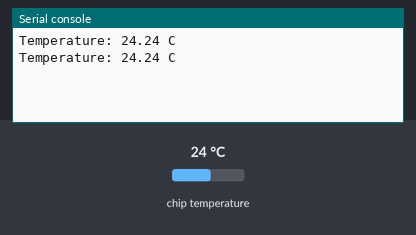
A program run on a simulated Raspberry Pi Pico running MicroPython. Parts: the last lines printed to the serial console. The test bench sets the inputs (shaded band); at power-on: chip temperature 24 °C.

Above: at 1.2 s.
1.3 s: chip temperature set to 1 °C
At 2.6 s:
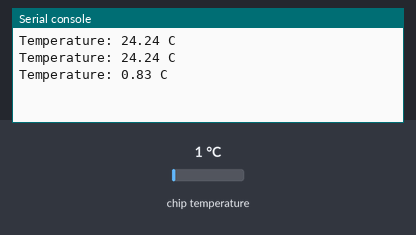
2.8 s: chip temperature set to 11 °C
At 3.8 s:
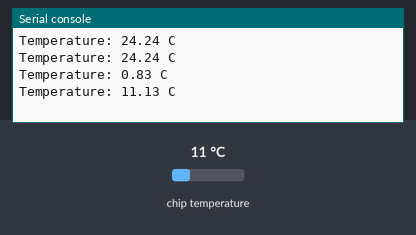
Timing chart, 0 to 5.8 s (numbered marks = the images above; inputs shaded):
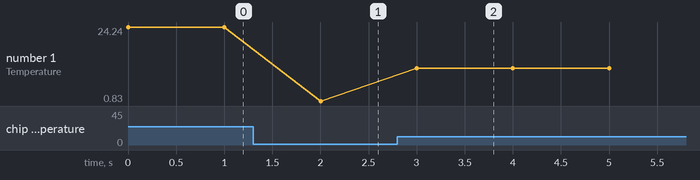

Measured:
- after the input at 1.3 s, the serial console: prints a new line after 0.70 s (image 1)
- after the input at 2.8 s, the serial console: prints a new line after 0.20 s (image 2)
- plotted number 1: 24.24 → 0.83 after the input at 1.3 s, 0.83 → 11.13 after the input at 2.8 s

The program:

example_2.py
```python
# Read the RP2350 internal temperature sensor via ADC(4), convert the ADC reading to degrees Celsius, and print once per second.
#
# Buy this module: https://shillehtek.com/products/raspberry-pi-pico-2-usb-c-presoldered-headers
# Full manual: https://shillehtek.com/blogs/shillehtek-product-manuals/raspberry-pi-pico-2-usb-c-presoldered-headers-manual
# More examples: https://github.com/shillehbean/shillehtek-examples
#

# Raspberry Pi Pico 2 - Read the internal temperature sensor
# The RP2350 has a built-in temperature sensor on ADC channel 4

from machine import ADC
import time

sensor_temp = ADC(4)
conversion_factor = 3.3 / 65535

while True:
    reading = sensor_temp.read_u16() * conversion_factor
    # Formula from the RP2350 datasheet
    temperature = 27 - (reading - 0.706) / 0.001721
    print("Temperature: {:.2f} C".format(temperature))
    time.sleep(1)
```
